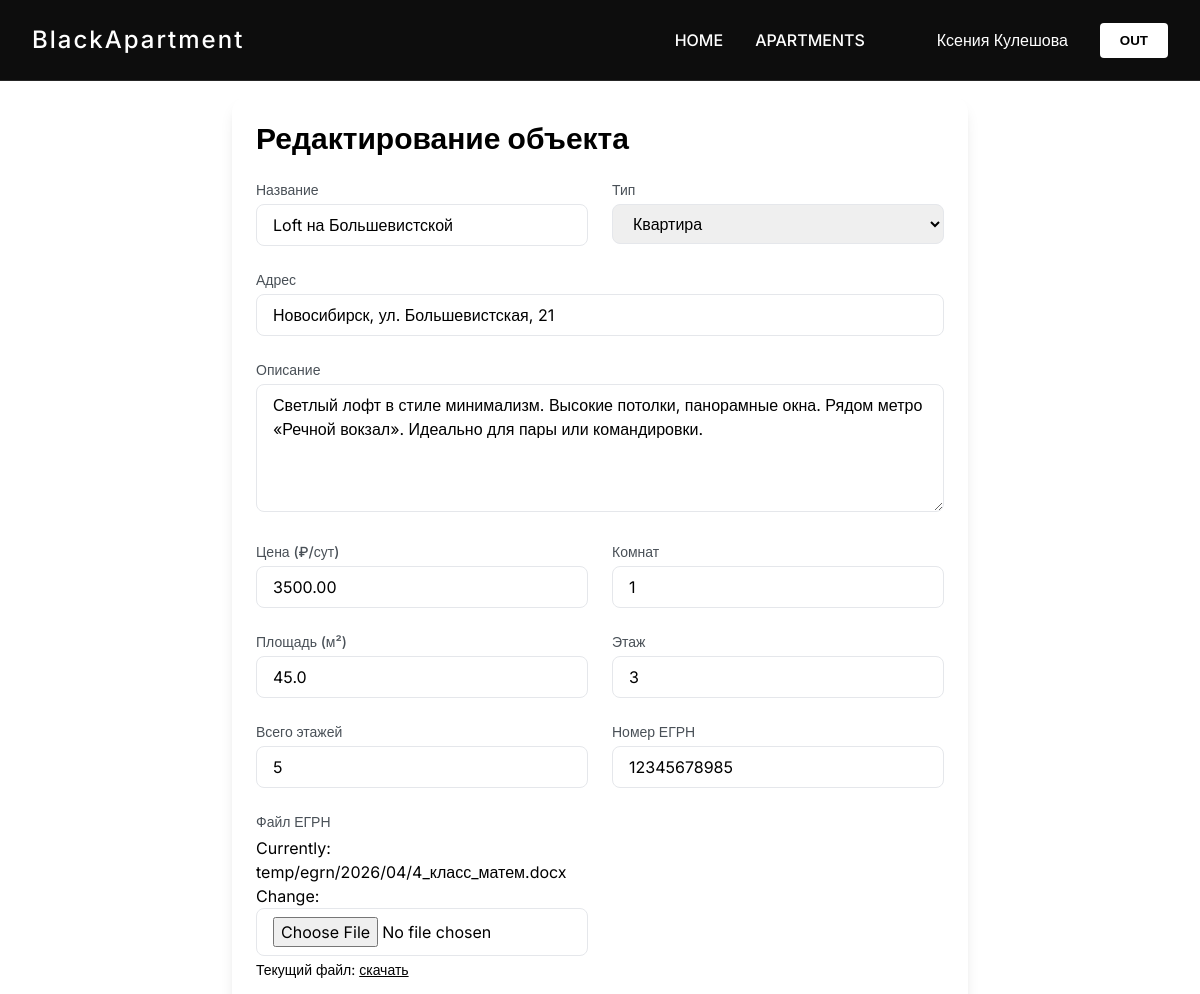
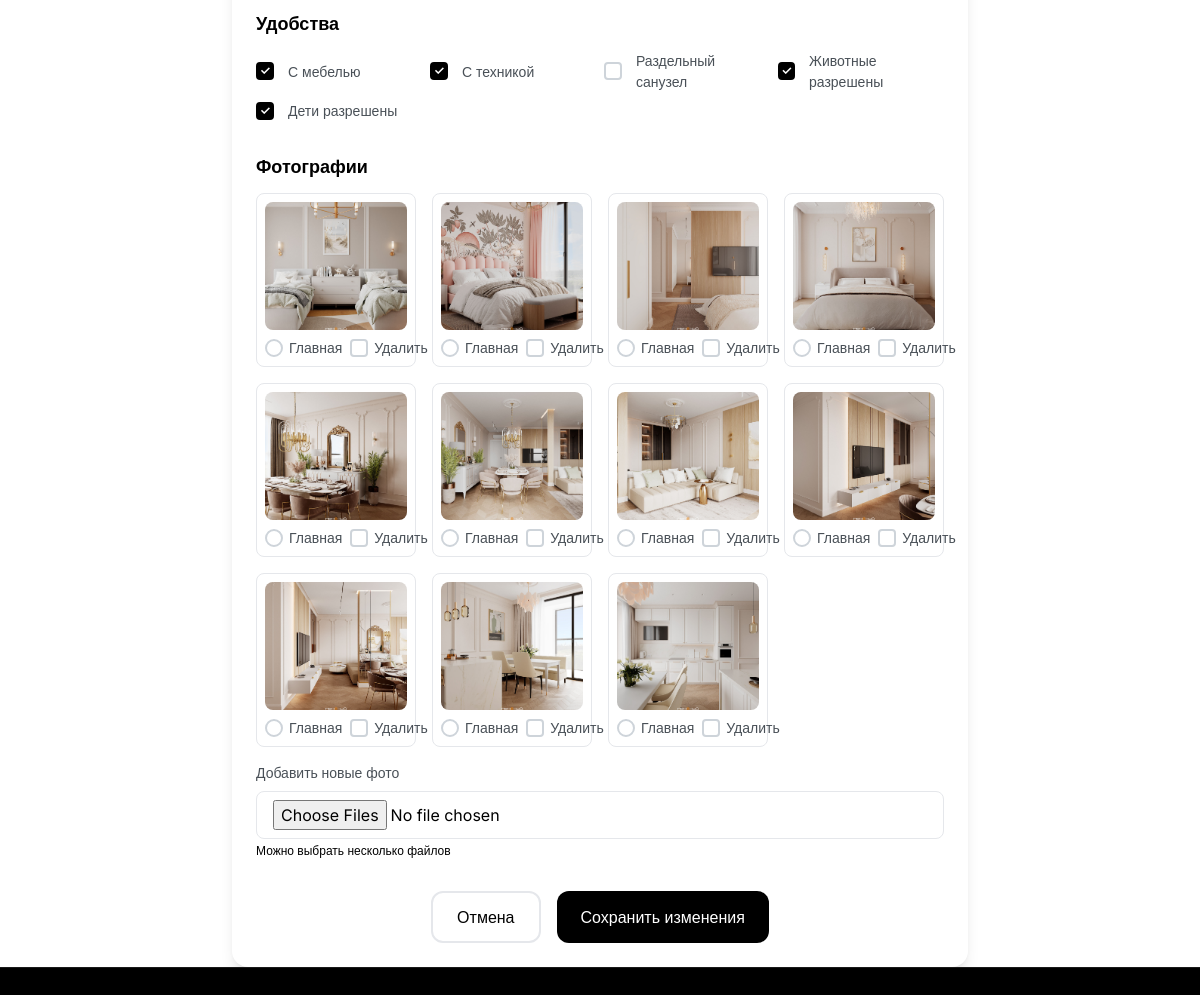
/property/edit/21/ (signed in), run on the app's committed database (2 pictures, top to bottom).
### BlackApp/models.py (models this page shows, shortened)
class Property(models.Model):
    PROPERTY_TYPES = (
        ('apartment', 'Квартира'),
        ('house', 'Дом'),
        ('commercial', 'Коммерческая'),
        ('land', 'Участок'),
    )
    MODERATION_STATUSES = (
        ('draft', 'Черновик'),
        ('pending', 'На модерации'),
        ('approved', 'Одобрено'),
        ('rejected', 'Отклонено'),
        ('archived', 'В архиве'),
    )
    owner = models.ForeignKey(
        User,
        on_delete=models.CASCADE,
        related_name='properties',
        limit_choices_to={'user_type': 'landlord'},
        verbose_name='Владелец'
    )
    title = models.CharField('Заголовок', max_length=200)
    description = models.TextField('Описание')
    address = models.CharField('Адрес', max_length=255, db_index=True)
    latitude = models.FloatField('Широта', null=True, blank=True)
    longitude = models.FloatField('Долгота', null=True, blank=True)
    property_type = models.CharField('Тип', max_length=20, choices=PROPERTY_TYPES, db_index=True)
    price = models.DecimalField('Цена', max_digits=12, decimal_places=2, db_index=True)
    rooms = models.PositiveSmallIntegerField('Комнат', null=True, blank=True, db_index=True)
    area = models.FloatField('Площадь (м²)')
    floor = models.PositiveSmallIntegerField('Этаж', null=True, blank=True)
    floors_total = models.PositiveSmallIntegerField('Этажей в доме', null=True, blank=True)
    has_furniture = models.BooleanField('С мебелью', default=False)
    has_appliances = models.BooleanField('С техникой', default=False)
    separate_bathroom = models.BooleanField('Раздельный санулзел', default=False)
    allows_pets = models.BooleanField('Можно с животными', default=False)
    allows_children = models.BooleanField('Можно с детьми', default=False)
    egrn_number = models.CharField(
        'Номер ЕГРН',
        max_length=50,
        unique=True,
        help_text='Выписка из Единого государственного реестра недвижимости'
    )
    egrn_file = models.FileField(
        'Файл ЕГРН',
        upload_to='temp/egrn/%Y/%m/',
        help_text='Загрузите выписку из ЕГРН'
    )
    egrn_verified = models.BooleanField('ЕГРН проверен', default=False)
    moderation_status = models.CharField(
        'Статус модерации',
        max_length=20,
        choices=MODERATION_STATUSES,
        default='pending',
        db_index=True
    )
    moderator = models.ForeignKey(
        User,
        on_delete=models.SET_NULL,
        null=True,
        blank=True,
        related_name='moderated_properties',
        limit_choices_to={'user_type__in': ['moderator', 'admin']}
    )
    moderation_comment = models.TextField('Комментарий модератора', blank=True)
    moderated_at = models.DateTimeField('Дата модерации', null=True, blank=True)
    created_at = models.DateTimeField('Создано', auto_now_add=True, db_index=True)
    updated_at = models.DateTimeField('Обновлено', auto_now=True)
    published_at = models.DateTimeField('Опубликовано', null=True, blank=True, db_index=True)
    views_count = models.PositiveIntegerField('Просмотры', default=0)
    class Meta:
        verbose_name = 'Объект недвижимости'
        verbose_name_plural = 'Объекты недвижимости'
        ordering = ['-published_at']
        indexes = [
            models.Index(fields=['moderation_status', 'published_at']),
            models.Index(fields=['property_type', 'price']),
            models.Index(fields=['rooms', 'area']),
        ]

class PropertyImage(models.Model):
    property = models.ForeignKey(Property, on_delete=models.CASCADE, related_name='images')
    image = models.ImageField('Фото', upload_to='temp/%Y/%m/%d/')
    thumbnail = models.ImageField('Миниатюра', upload_to='temp/thumbnails/%Y/%m/%d/', null=True, blank=True)
    is_main = models.BooleanField('Главное фото', default=False)
    sort_order = models.PositiveSmallIntegerField('Порядок', default=0)
    class Meta:
        verbose_name = 'Фото'
        verbose_name_plural = 'Фото'
        ordering = ['-is_main', 'sort_order']
        indexes = [
            models.Index(fields=['property', 'is_main']),
        ]

### BlackApp/views.py (the view)
# urls.py: path('property/edit/<int:property_id>/', views.edit_property, name='edit_property'),
@login_required
def edit_property(request, property_id):
    property_obj = get_object_or_404(Property, id=property_id, owner=request.user)
    if request.method == 'POST':
        form = PropertyForm(request.POST, request.FILES, instance=property_obj)
        if form.is_valid():
            property_obj = form.save(commit=False)
            property_obj.save()
            delete_images = request.POST.getlist('delete_images')
            if delete_images:
                PropertyImage.objects.filter(id__in=delete_images, property=property_obj).delete()
            new_images = request.FILES.getlist('new_images')
            for i, img in enumerate(new_images):
                PropertyImage.objects.create(
                    property=property_obj,
                    image=img,
                    is_main=(not property_obj.images.exists() and i == 0)
                )
            main_image_id = request.POST.get('main_image')
            if main_image_id:
                property_obj.images.update(is_main=False)
                PropertyImage.objects.filter(id=main_image_id, property=property_obj).update(is_main=True)
            messages.success(request, 'Объект успешно обновлён')
            return redirect('profile')
        else:
            messages.error(request, 'Исправьте ошибки в форме')
    else:
        form = PropertyForm(instance=property_obj)
    return render(request, 'BlackApp/add_property.html', {
        'form': form,
        'property': property_obj
    })

### BlackApp/forms.py
class PropertyForm(forms.ModelForm):
    class Meta:
        model = Property
        fields = [
            'title', 'description', 'address', 'property_type', 'price',
            'rooms', 'area', 'floor', 'floors_total',
            'has_furniture', 'has_appliances', 'allows_pets', 'allows_children', 'separate_bathroom',
            'egrn_number', 'egrn_file'
        ]
        widgets = {
            'description': forms.Textarea(attrs={'rows': 4}),
        }

### templates/BlackApp/add_property.html (shortened to what this page needs)
{% extends 'BlackApp/base.html' %}
{% load static %}
{% load widget_tweaks %}
{% block content %}
<div class="pt-24 container mx-auto px-4 max-w-3xl">
    <div class="bg-white rounded-2xl shadow-lg p-6">
        <h1 class="text-3xl font-bold mb-6">Редактирование объекта</h1>
        <form method="post" enctype="multipart/form-data">
            <div class="grid grid-cols-1 md:grid-cols-2 gap-6">
                <div>
                    <label class="block text-sm font-medium text-noir-700 mb-1">Название</label>
                    {{ form.title|add_class:"w-full border border-noir-300 rounded-lg px-4 py-2" }}
                </div>
                <div>
                    <label class="block text-sm font-medium text-noir-700 mb-1">Тип</label>
                    {{ form.property_type|add_class:"w-full border border-noir-300 rounded-lg px-4 py-2" }}
                </div>
                <div class="md:col-span-2">
                    <label class="block text-sm font-medium text-noir-700 mb-1">Адрес</label>
                    {{ form.address|add_class:"w-full border border-noir-300 rounded-lg px-4 py-2" }}
                </div>
                <div class="md:col-span-2">
                    <label class="block text-sm font-medium text-noir-700 mb-1">Описание</label>
                    {{ form.description|add_class:"w-full border border-noir-300 rounded-lg px-4 py-2 h-32" }}
                </div>
                <div>
                    <label class="block text-sm font-medium text-noir-700 mb-1">Цена (₽/сут)</label>
                    {{ form.price|add_class:"w-full border border-noir-300 rounded-lg px-4 py-2" }}
                </div>
                <div>
                    <label class="block text-sm font-medium text-noir-700 mb-1">Комнат</label>
                    {{ form.rooms|add_class:"w-full border border-noir-300 rounded-lg px-4 py-2" }}
                </div>
                <div>
                    <label class="block text-sm font-medium text-noir-700 mb-1">Площадь (м²)</label>
                    {{ form.area|add_class:"w-full border border-noir-300 rounded-lg px-4 py-2" }}
                </div>
                <div>
                    <label class="block text-sm font-medium text-noir-700 mb-1">Этаж</label>
                    {{ form.floor|add_class:"w-full border border-noir-300 rounded-lg px-4 py-2" }}
                </div>
                <div>
                    <label class="block text-sm font-medium text-noir-700 mb-1">Всего этажей</label>
                    {{ form.floors_total|add_class:"w-full border border-noir-300 rounded-lg px-4 py-2" }}
                </div>
                <div>
                    <label class="block text-sm font-medium text-noir-700 mb-1">Номер ЕГРН</label>
                    {{ form.egrn_number|add_class:"w-full border border-noir-300 rounded-lg px-4 py-2" }}
                </div>
                <div>
                    <label class="block text-sm font-medium text-noir-700 mb-1">Файл ЕГРН</label>
                    {{ form.egrn_file|add_class:"w-full border border-noir-300 rounded-lg px-4 py-2" }}
                    {% if property.egrn_file %}
                        <p class="text-sm text-noir-500 mt-1">Текущий файл: <a href="{{ property.egrn_file.url }}" target="_blank" class="underline">скачать</a></p>
                    {% endif %}
                </div>
            </div>
            <div class="mt-6">
                <h3 class="text-lg font-semibold mb-3">Удобства</h3>
                <div class="grid grid-cols-2 md:grid-cols-4 gap-2">
                    <label class="flex items-center gap-2">
                        {{ form.has_furniture }} С мебелью
                    </label>
                    <label class="flex items-center gap-2">
                        {{ form.has_appliances }} С техникой
                    </label>
                    <label class="flex items-center gap-2">
                        {{ form.separate_bathroom }} Раздельный санузел
                    </label>
                    <label class="flex items-center gap-2">
                        {{ form.allows_pets }} Животные разрешены
                    </label>
                    <label class="flex items-center gap-2">
                        {{ form.allows_children }} Дети разрешены
                    </label>
                </div>
            </div>
            <div class="mt-8">
                <h3 class="text-lg font-semibold mb-3">Фотографии</h3>
                {% if property.images.all %}
                <div class="grid grid-cols-2 md:grid-cols-4 gap-4 mb-4">
                    {% for img in property.images.all %}
                    <div class="relative border rounded-lg p-2">
                        <img src="{{ img.image.url }}" class="w-full h-32 object-cover rounded-lg mb-2">
                        <div class="flex items-center gap-2 text-sm">
                            <label>
                                <input type="radio" name="main_image" value="{{ img.id }}" {% if img.is_main %}checked{% endif %}>
                                Главная
                            </label>
                            <label class="ml-auto">
                                <input type="checkbox" name="delete_images" value="{{ img.id }}">
                                Удалить
                            </label>
                        </div>
                    </div>
                    {% endfor %}
                </div>
                {% endif %}
                <label class="block text-sm font-medium text-noir-700 mb-2">Добавить новые фото</label>
                <input type="file" name="new_images" multiple accept="image/*" class="w-full border border-noir-300 rounded-lg px-4 py-2">
                <p class="text-xs text-noir-500 mt-1">Можно выбрать несколько файлов</p>
            </div>
            <div class="mt-8 flex justify-center gap-4">
                <a href="{% url 'profile' %}" class="px-6 py-3 border-2 border-noir-900 text-noir-900 rounded-xl hover:bg-noir-900 hover:text-white transition">Отмена</a>
                <button type="submit" class="px-6 py-3 bg-black text-white rounded-xl hover:bg-black transition">Сохранить изменения</button>
            </div>
        </form>
    </div>
</div>
{% endblock %}

### static/css/style.css (style rules this page uses)
* { margin: 0; padding: 0; box-sizing: border-box; }
body { font-family: 'Inter', sans-serif; line-height: 1.6; }
a, button { transition: all 0.3s ease; }
input[type="checkbox"] { appearance: none; -webkit-appearance: none; width: 18px; height: 18px; border: 2px solid #ced4da; border-radius: 4px; outline: none; cursor: pointer; position: relative; transition: all 0.2s; margin-right: 6px; vertical-align: middle; }
input[type="checkbox"]:checked { background-color: black; border-color: black; }
input[type="checkbox"]:checked::after { content: "✓"; color: white; position: absolute; top: 50%; left: 50%; transform: translate(-50%, -50%); font-size: 12px; font-weight: bold; }
input[type="radio"] { appearance: none; -webkit-appearance: none; width: 18px; height: 18px; border: 2px solid #ced4da; border-radius: 50%; outline: none; cursor: pointer; position: relative; transition: all 0.2s; margin-right: 6px; vertical-align: middle; }
label { display: inline-flex; align-items: center; cursor: pointer; font-size: 0.875rem; color: #495057; }

### data on the page
Property: title "Loft на Большевистской", property_type "Квартира", address "Новосибирск, ул. Большевистская, 21", description "Светлый лофт в стиле минимализм. Высокие потолки, панорамные окна. Рядом метро «Речной вокзал». Идеально для пары или командировки.", price "3500.00", rooms "1", area "45.0", floor "3", floors_total "5", egrn_number "12345678985", has_furniture "☑", has_appliances "☑", allows_pets "☑", allows_children "☑"
PropertyImage: image (picture), is_main "☐ Главная"
PropertyImage: image (picture), is_main "☐ Главная"
PropertyImage: image (picture), is_main "☐ Главная"
PropertyImage: image (picture), is_main "☐ Главная"
PropertyImage: image (picture), is_main "☐ Главная"
PropertyImage: image (picture), is_main "☐ Главная"
PropertyImage: image (picture), is_main "☐ Главная"
PropertyImage: image (picture), is_main "☐ Главная"
PropertyImage: image (picture), is_main "☐ Главная"
PropertyImage: image (picture), is_main "☐ Главная"
PropertyImage: image (picture), is_main "☐ Главная"
